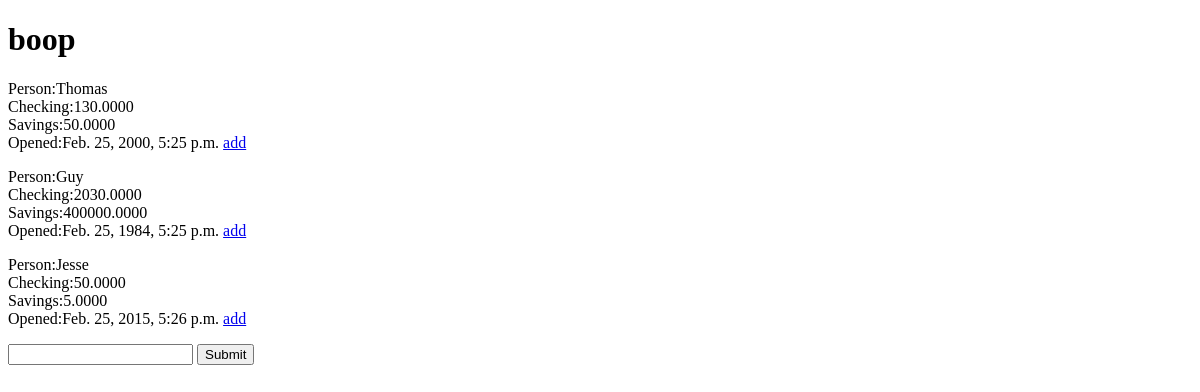
Before: / with the older database file.
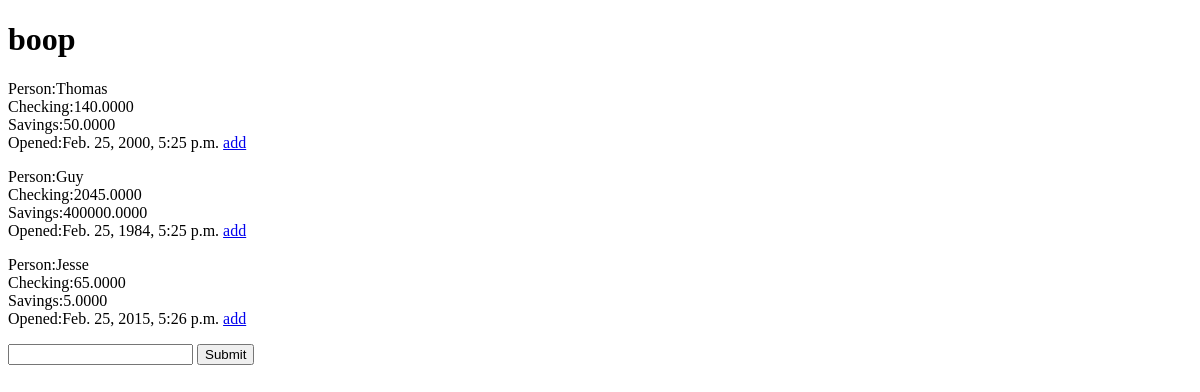
After: the same page with the newer database file.
### accountApp/models.py (models this page shows, shortened)
class Account(models.Model):
    name = models.CharField(default="", max_length=200)
    checking = models.DecimalField(max_digits=16, decimal_places=4)
    savings = models.DecimalField(max_digits=16, decimal_places=4)
    dateTimeOpen = models.DateTimeField(default=timezone.now)

### accountApp/views.py (the view)
# urls.py: path("", views.index, name="index"),
def index(request):
    AccountList = Account.objects.all()
    context = \
        {
            'AccountList' : AccountList
        }
    return render(request, 'accountApp/index.html', context)

### accountApp/templates/accountApp/index.html (shortened to what this page needs)
<!DOCTYPE html>
<html lang="en">
<head>
</head>
<body>
<form action="{% url 'personGreet' %}" method="post">
    <h1>boop</h1>
    {% for account in AccountList %}
        <p>
            Person:{{account.name}} <br> Checking:{{account.checking}}
            <br> Savings:{{account.savings}} <br> Opened:{{account.dateTimeOpen}}
            <a href="{%url 'add5Dollars' account.id %}">add</a>
        </p>
    {%endfor%}
    <input type="text" name="personName">
    <button>Submit</button>
</form>
</body>
</html>

Changed rows visible on the page:
changed Account "Thomas": checking "130.0000" → "140.0000"
changed Account "Guy": checking "2030.0000" → "2045.0000"
changed Account "Jesse": checking "50.0000" → "65.0000"
